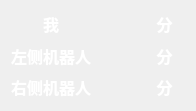
<?xml version="1.0" encoding="UTF-8"?>
<ui version="4.0">
 <class>ScorePanel</class>
 <widget class="QWidget" name="ScorePanel">
  <property name="geometry">
   <rect>
    <x>0</x>
    <y>0</y>
    <width>196</width>
    <height>111</height>
   </rect>
  </property>
  <property name="windowTitle">
   <string>Form</string>
  </property>
  <layout class="QGridLayout" name="gridLayout">
   <item row="0" column="0">
    <widget class="QLabel" name="meTitle">
     <property name="font">
      <font>
       <family>微软雅黑</family>
       <pointsize>12</pointsize>
       <weight>75</weight>
       <bold>true</bold>
      </font>
     </property>
     <property name="styleSheet">
      <string notr="true">color: rgb(255, 255, 255);</string>
     </property>
     <property name="text">
      <string>我</string>
     </property>
     <property name="alignment">
      <set>Qt::AlignCenter</set>
     </property>
    </widget>
   </item>
   <item row="0" column="1">
    <widget class="QLabel" name="meScore">
     <property name="font">
      <font>
       <family>微软雅黑</family>
       <pointsize>12</pointsize>
       <weight>75</weight>
       <bold>true</bold>
      </font>
     </property>
     <property name="styleSheet">
      <string notr="true">color: rgb(255, 255, 255);</string>
     </property>
     <property name="text">
      <string/>
     </property>
     <property name="alignment">
      <set>Qt::AlignCenter</set>
     </property>
    </widget>
   </item>
   <item row="0" column="2">
    <widget class="QLabel" name="score1">
     <property name="font">
      <font>
       <family>微软雅黑</family>
       <pointsize>12</pointsize>
       <weight>75</weight>
       <bold>true</bold>
      </font>
     </property>
     <property name="styleSheet">
      <string notr="true">color: rgb(255, 255, 255);</string>
     </property>
     <property name="text">
      <string>分</string>
     </property>
     <property name="alignment">
      <set>Qt::AlignCenter</set>
     </property>
    </widget>
   </item>
   <item row="1" column="0">
    <widget class="QLabel" name="leftTitle">
     <property name="font">
      <font>
       <family>微软雅黑</family>
       <pointsize>12</pointsize>
       <weight>75</weight>
       <bold>true</bold>
      </font>
     </property>
     <property name="styleSheet">
      <string notr="true">color: rgb(255, 255, 255);</string>
     </property>
     <property name="text">
      <string>左侧机器人</string>
     </property>
     <property name="alignment">
      <set>Qt::AlignCenter</set>
     </property>
    </widget>
   </item>
   <item row="1" column="1">
    <widget class="QLabel" name="leftScore">
     <property name="font">
      <font>
       <family>微软雅黑</family>
       <pointsize>12</pointsize>
       <weight>75</weight>
       <bold>true</bold>
      </font>
     </property>
     <property name="styleSheet">
      <string notr="true">color: rgb(255, 255, 255);</string>
     </property>
     <property name="text">
      <string/>
     </property>
     <property name="alignment">
      <set>Qt::AlignCenter</set>
     </property>
    </widget>
   </item>
   <item row="1" column="2">
    <widget class="QLabel" name="score2">
     <property name="font">
      <font>
       <family>微软雅黑</family>
       <pointsize>12</pointsize>
       <weight>75</weight>
       <bold>true</bold>
      </font>
     </property>
     <property name="styleSheet">
      <string notr="true">color: rgb(255, 255, 255);</string>
     </property>
     <property name="text">
      <string>分</string>
     </property>
     <property name="alignment">
      <set>Qt::AlignCenter</set>
     </property>
    </widget>
   </item>
   <item row="2" column="0">
    <widget class="QLabel" name="rightTitle">
     <property name="font">
      <font>
       <family>微软雅黑</family>
       <pointsize>12</pointsize>
       <weight>75</weight>
       <bold>true</bold>
      </font>
     </property>
     <property name="styleSheet">
      <string notr="true">color: rgb(255, 255, 255);</string>
     </property>
     <property name="text">
      <string>右侧机器人</string>
     </property>
     <property name="alignment">
      <set>Qt::AlignCenter</set>
     </property>
    </widget>
   </item>
   <item row="2" column="1">
    <widget class="QLabel" name="rightScore">
     <property name="font">
      <font>
       <family>微软雅黑</family>
       <pointsize>12</pointsize>
       <weight>75</weight>
       <bold>true</bold>
      </font>
     </property>
     <property name="styleSheet">
      <string notr="true">color: rgb(255, 255, 255);</string>
     </property>
     <property name="text">
      <string/>
     </property>
     <property name="alignment">
      <set>Qt::AlignCenter</set>
     </property>
    </widget>
   </item>
   <item row="2" column="2">
    <widget class="QLabel" name="score3">
     <property name="font">
      <font>
       <family>微软雅黑</family>
       <pointsize>12</pointsize>
       <weight>75</weight>
       <bold>true</bold>
      </font>
     </property>
     <property name="styleSheet">
      <string notr="true">color: rgb(255, 255, 255);</string>
     </property>
     <property name="text">
      <string>分</string>
     </property>
     <property name="alignment">
      <set>Qt::AlignCenter</set>
     </property>
    </widget>
   </item>
  </layout>
 </widget>
 <resources/>
 <connections/>
</ui>
